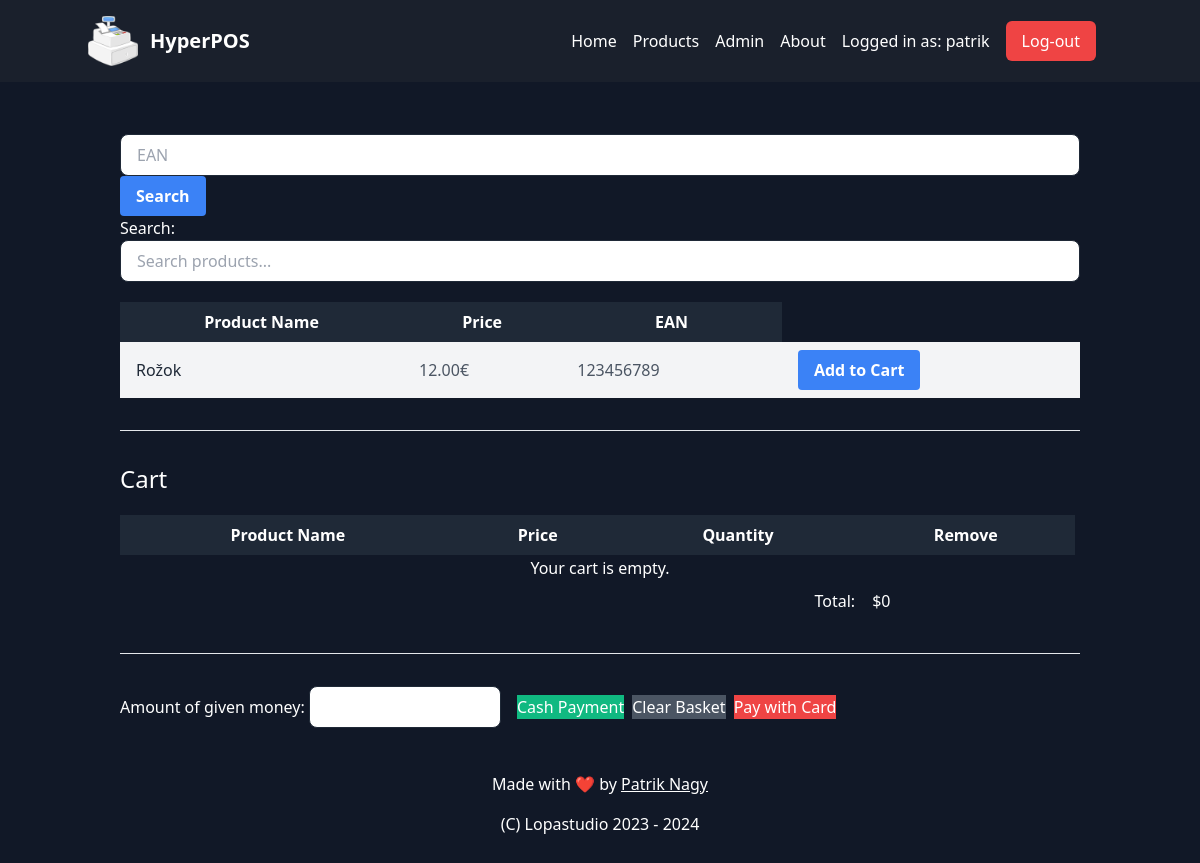
Page / (signed in) on the earlier database version.
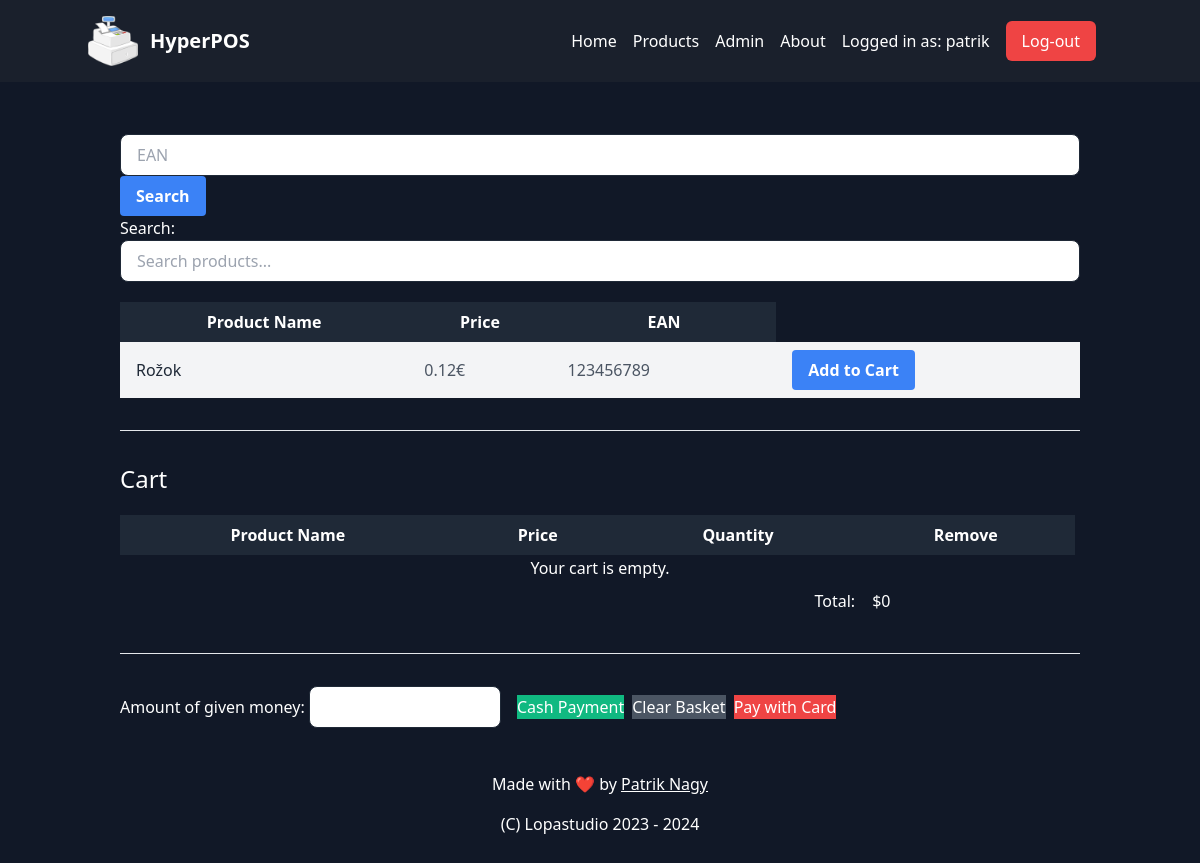
Same page on the later database version.
### core/models.py (models this page shows, shortened)
class Product(models.Model):
    name = models.CharField(max_length=100)
    price = models.DecimalField(max_digits=10, decimal_places=2)
    ean = models.IntegerField()

### core/views.py (the view)
# urls.py: path('', views.product_list, name='product_list'),
def product_list(request):
    cart_items = CartItem.objects.filter(user=request.user)
    total_price = sum(item.product.price * item.quantity for item in cart_items)
    products = Product.objects.all()
    return render(request, 'home.html', {'products': products, 'cart_items': cart_items, 'total_price': total_price})

### core/templates/home.html (shortened to what this page needs)
{% extends "master.html" %}
{% block content %}
{% if user.is_authenticated %}
<div class="container mx-auto mt-5">
  <form method="post">
    <input
      type="text"
      id="ean_search"
      name="ean_search"
      placeholder="EAN"
      class="w-full px-4 py-2 rounded-lg border border-gray-800 focus:outline-none focus:border-blue-500 text-black"
    />
    <button
      type="submit"
      class="bg-blue-500 hover:bg-blue-700 text-white font-bold py-2 px-4 rounded"
    >
      Search
    </button>
  </form>
  <label for="search">Search:</label>
  <input
    type="text"
    id="search"
    name="search"
    placeholder="Search products..."
    class="w-full px-4 py-2 rounded-lg border border-gray-800 focus:outline-none focus:border-blue-500 text-black"
  />
  <table id="products" class="w-full mt-5 table-auto">
    <thead class="bg-gray-800">
      <tr>
        <th class="px-4 py-2">Product Name</th>
        <th class="px-4 py-2">Price</th>
        <th class="px-4 py-2">EAN</th>
      </tr>
    </thead>
    <tbody>
      {% for product in products %}
      <tr class="bg-gray-100 hover:bg-gray-200 rounded-lg">
        <td class="px-4 py-2 text-gray-800">{{ product.name }}</td>
        <td class="px-4 py-2 text-gray-600">{{ product.price }}€</td>
        <td class="px-4 py-2 text-gray-600">{{ product.ean }}</td>
        <td class="px-4 py-2">
          <form method="post" action="{% url 'core:add_to_cart' product.id %}">
            <button
              type="submit"
              class="bg-blue-500 hover:bg-blue-700 text-white font-bold py-2 px-4 rounded"
            >
              Add to Cart
            </button>
          </form>
        </td>
      </tr>
      {% empty %}
      <tr>
        <td colspan="4" class="text-center py-4">No products available</td>
      </tr>
      {% endfor %}
    </tbody>
  </table>
  <hr class="my-8" />
  <div class="container mx-auto mt-5">
    {% include 'shit.html' %}
  </div>
  <hr class="my-8" />
  <div id="payment" class="card mb-5">
    <div class="card-body flex items-center">
      <div class="form-group mr-4">
        <label for="amount">Amount of given money:</label>
        <input
          type="number"
          id="amount"
          name="amount"
          min="0"
          step="0.01"
          class="w-48 px-4 py-2 rounded-lg border border-gray-800 focus:outline-none focus:border-blue-500 text-gray-900"
        />
      </div>
      <button
        id="cash-payment-button"
        class="btn btn-primary mr-2 bg-green-500 hover:bg-green-600"
      >
        Cash Payment
      </button>
      <button
        id="button-clear"
        class="btn btn-danger mr-2 bg-gray-600 hover:bg-gray-700"
      >
        Clear Basket
      </button>
      <button
        id="card-payment-button"
        class="btn btn-primary bg-red-500 hover:bg-red-600"
      >
        Pay with Card
      </button>
    </div>
  </div>
  <br />
  <footer class="text-center">
    <h4 class="mb-4">
      Made with ❤️ by <a href="https://lopastudio.sk"><u>Patrik Nagy</u></a>
    </h4>
    <h4>(C) Lopastudio 2023 - 2024</h4>
  </footer>
</div>
{% else %}
<p>You are not authenticated in</p>
<a href="{% url 'login' %}">Log In</a>
{% endif %} {% endblock %}

Differences in the rows shown:
changed Product "Rožok": price "12.00" → "0.12"
